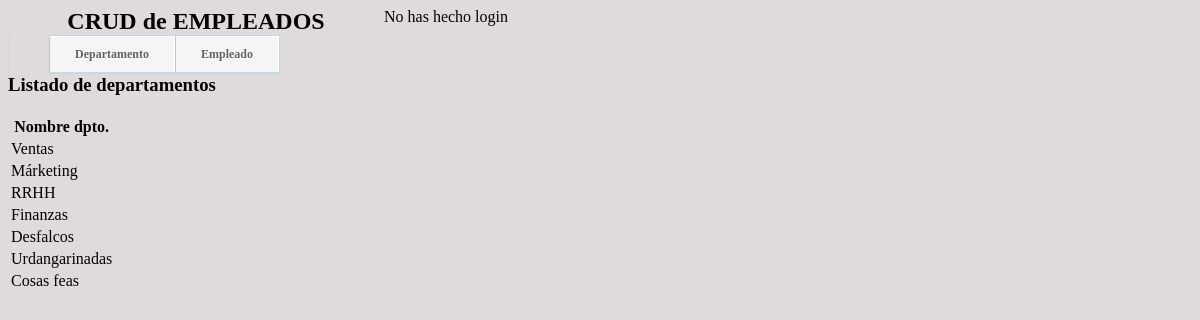
The page /index.php/departamento/listar on the database its author committed.
### tables this page shows
CREATE TABLE IF NOT EXISTS `_menus` (
  `id` int(11) NOT NULL,
  `idp` int(11) NOT NULL,
  `nombre` varchar(30) NOT NULL,
  `accion` varchar(30) NOT NULL
);

CREATE TABLE IF NOT EXISTS `departamentos` (
  `iddep` int(11) NOT NULL,
  `nombre` varchar(30) NOT NULL
);

### application/helpers/marco_helper.php (called while the page is built)
<?php
function enmarcar($controlador,$vista,$datos=[]) {
	$controlador->load->view('templates/head');
	$controlador->load->view('templates/header');
	$controlador->load->model('menu_model','',true);
	$datos['menu']=$controlador->menu_model->leerTodos();
	$controlador->load->view('templates/nav',$datos);
	$controlador->load->view($vista,$datos);
	$controlador->load->view('templates/footer');
	$controlador->load->view('templates/end');
}
?>

### application/controllers/Departamento.php (called while the page is built, shortened)
<?php
class Departamento extends CI_Controller {
	function listar() {
		$datos ['departamentos'] = $this->dep->leerTodos ();
		enmarcar($this, 'departamento/listar',$datos);
	}
}
?>

### index.php (called while the page is built, shortened)
<?php
require_once BASEPATH.'core/CodeIgniter.php';

### application/models/Menu_model.php (called while the page is built, shortened)
<?php
class Menu_model extends CI_Model {
	private function obj2asoc($menu, $id = 0) {
		$sol = [ ];
		foreach ( $menu as $obj ) {
			$elem ['id'] = $obj->id;
			$elem ['idp'] = $obj->idp;
			$elem ['nombre'] = $obj->nombre;
			$elem ['accion'] = $obj->accion;
			array_push ( $sol, $elem );
		}
		return $sol;
	}
	function leerTodos() {
		return $this->obj2asoc ( $this->db->get ( '_menus' )->result () );
	}
}
?>

### application/models/Departamento_model.php (called while the page is built, shortened)
<?php
class Departamento_model extends CI_Model {
	function leerTodos() {
		return $this->db->get('departamentos')->result();
	}
}

### application/views/departamento/listar.php (the view)
<h3>Listado de departamentos</h3>
<table>
	<tr>
		<th>Nombre dpto.</th>
	</tr>
	<?php foreach ($departamentos as $departamento):?>
	<tr>
		<td><?=  $departamento->nombre ?></td>
	</tr>
	<?php endforeach;?>
</table>

### application/views/templates/head.php (shortened to what this page needs)
<!DOCTYPE html >
<html>
<head>
	<?= link_tag('assets/css/main.css') ?>
</head>
<body>

### application/views/templates/header.php
<header>
	<span class="titulo">CRUD de EMPLEADOS</span>
	<div id="usuario"><?= isset($header['usuario'])?'Hola '.$header['usuario']:'No has hecho login' ?></div>
</header>

### application/views/templates/nav.php
<nav>
<?= dibujarMenu($menu)?>
</nav>

### application/helpers/menu_helper.php
<?php
function esPadre($menu, $idp) {
	foreach ( $menu as $menu ) {
		if ($menu ['idp'] == $idp) {
			return true;
		}
	}
	return false;
}
function hijos($menu, $idp) {
	$hijos = [ ];
	foreach ( $menu as $candidato ) {
		if ($candidato ['idp'] == $idp) {
			array_push ( $hijos, $candidato );
		}
	}
	return $hijos;
}
function dibujarMenu($menu, $id = 0) {
	$salida = '';
	if (esPadre ( $menu, $id )) {
		$salida .= '<ul' . ($id == 0 ? ' id="navigation"' : '') . '>' . PHP_EOL;
		foreach ( hijos ( $menu, $id ) as $hijo ) {
			$salida .= '<li>' . PHP_EOL;
			$salida .= '<a ';
			$salida .= $hijo ['accion'] != '' ? 'href="' . base_url () . "{$hijo['accion']}\"" : '';
			$salida .= ">{$hijo['nombre']}</a>" . PHP_EOL;
			$salida .= dibujarMenu ( $menu, $hijo ['id'] );
			$salida .= '</li>' . PHP_EOL;
		}
		$salida .= '</ul>' . PHP_EOL;
	}
	return $salida;
}
?>

### application/views/templates/end.php
</body>
</html>

### assets/css/main.css (style rules this page uses)
body { width: 500px; background-color: #E0DBDB; }
header { float: center; width: 100%; text-align: center; }
header .titulo { font-size: 24px; font-weight: bold; text-align: center; }
header div#usuario { float: right; }
nav { float: left; width: 100%; }
nav ul#navigation { margin: 0px auto; position: relative; float: left; border-left: 1px solid #c4dbe7; border-right: 1px solid #c4dbe7; }
nav ul#navigation li { display: inline; font-size: 12px; font-weight: bold; margin: 0; padding: 0; float: left; position: relative; border-top: 1px solid #c4dbe7; border-bottom: 2px solid #c4dbe7; }
nav ul#navigation li a { padding: 10px 25px; color: #616161; text-shadow: 1px 1px 0px #fff; text-decoration: none; display: inline-block; border-right: 1px solid #fff; border-left: 1px solid #C2C2C2; border-top: 1px solid #fff; background: #f5f5f5; -webkit-transition: color 0.2s linear, background 0.2s linear; -moz-transition: color 0.2s linear, background 0.2s linear; -o-transition: color 0.2s linear, background 0.2s linear; transition: color 0.2s linear, background 0.2s linear; }

### rows shown on the page
_menus: nombre "Departamento"
_menus: nombre "Empleado"
departamentos: nombre "Ventas"
departamentos: nombre "Márketing"
departamentos: nombre "RRHH"
departamentos: nombre "Finanzas"
departamentos: nombre "Desfalcos"
departamentos: nombre "Urdangarinadas"
departamentos: nombre "Cosas feas"
